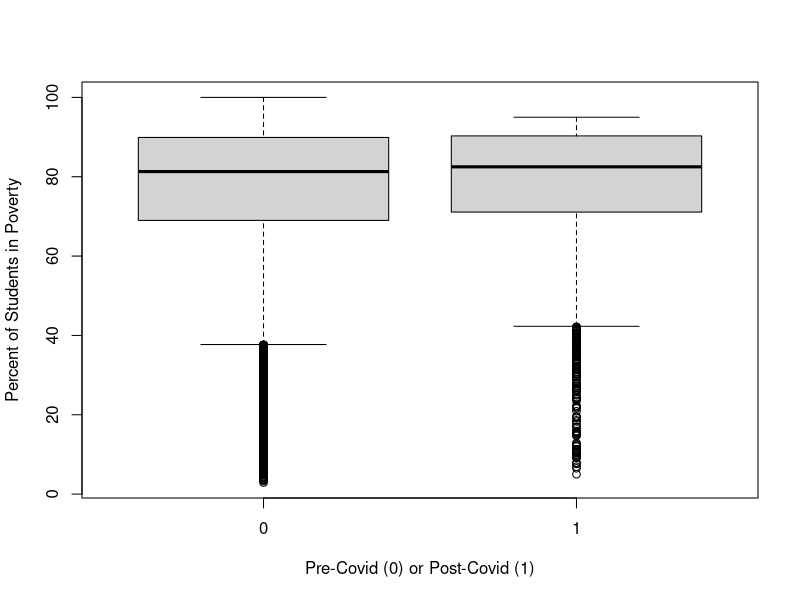
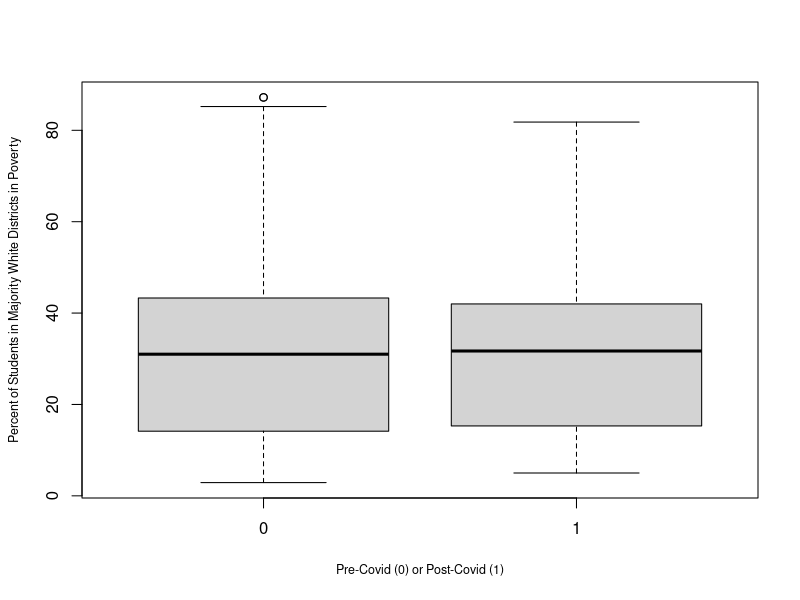
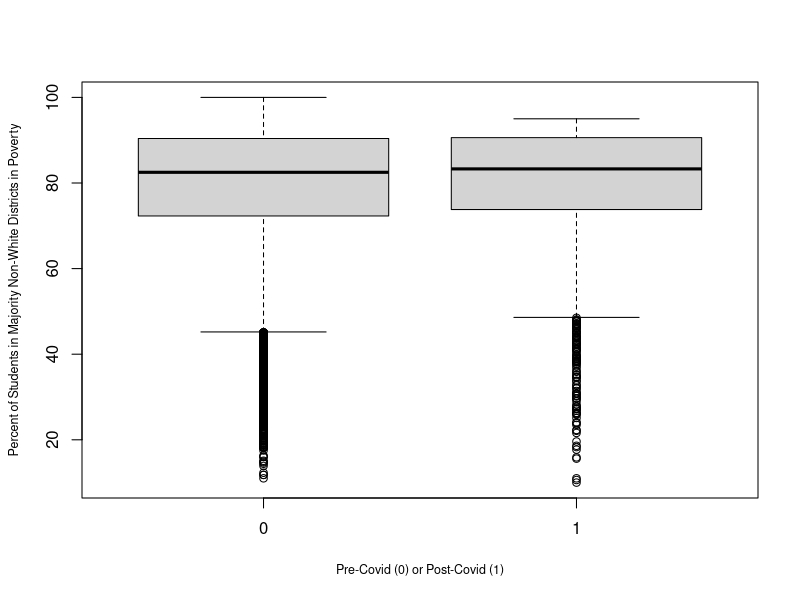
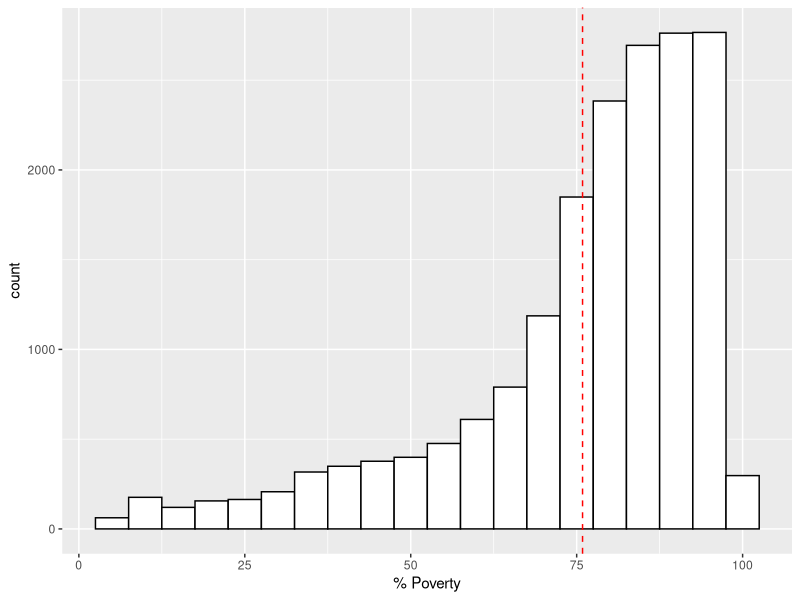
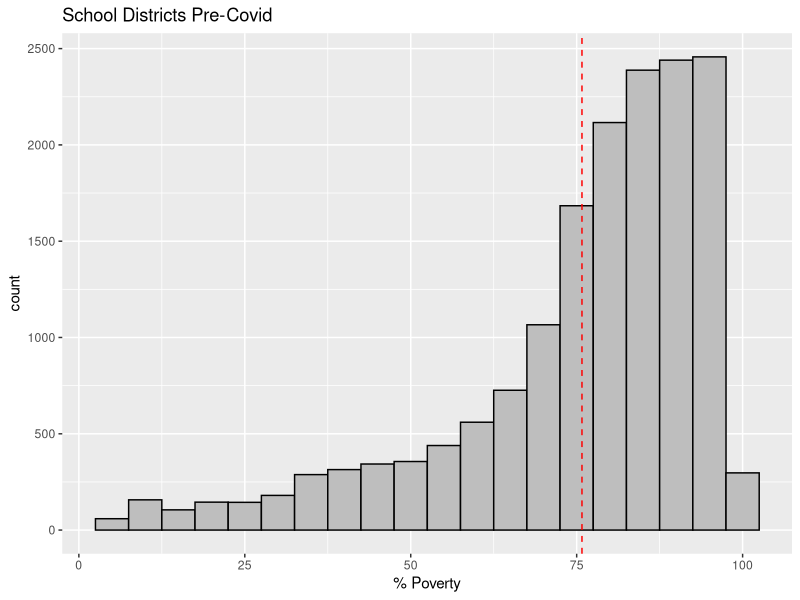
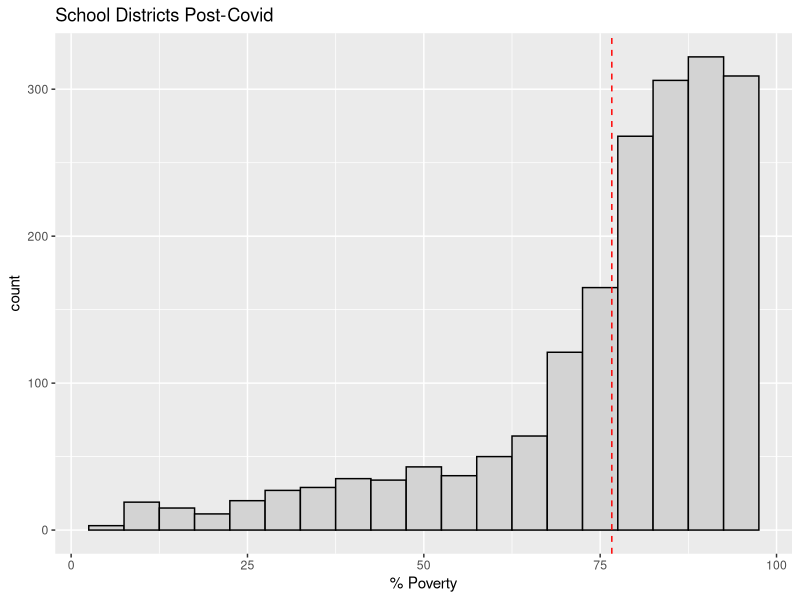
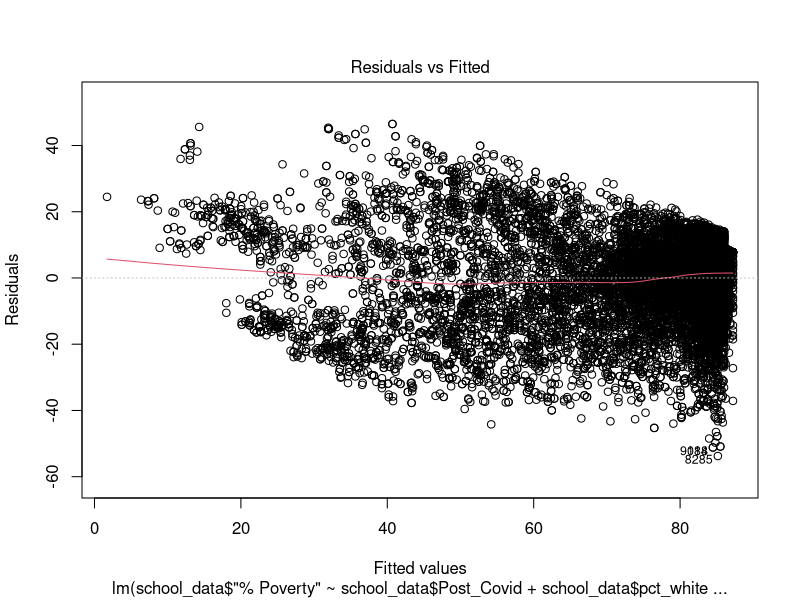
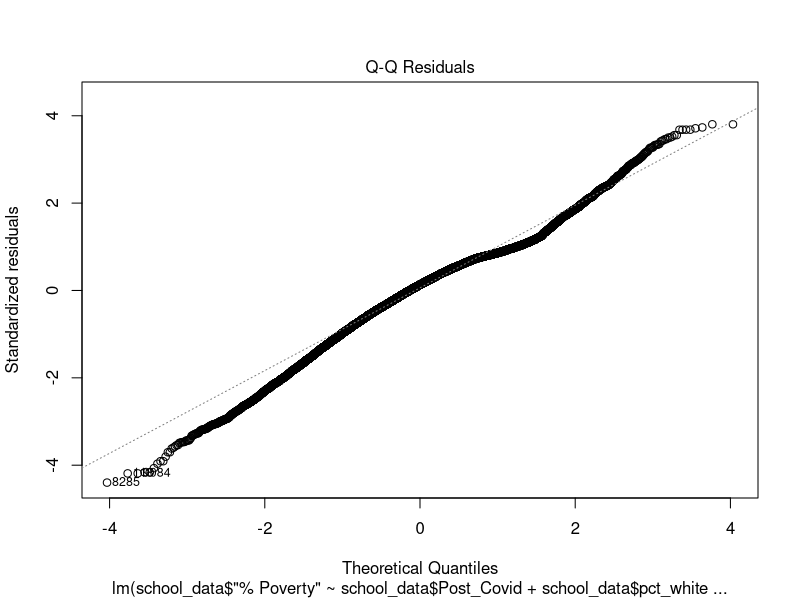

These charts were generated, in order, by the following R code:
## ---- chunk 1
library(tidyverse)
library(readr)
library(scales)
library(ggplot2)

# Importing datasets

NYC_2019 <- read_csv("_data/2018-2019_School_Demographic_Snapshot.csv", col_types = cols(`Grade PK (Half Day & Full Day)` = col_skip(), `# Multiple Race Categories Not Represented` = col_skip(), `% Multiple Race Categories Not Represented` = col_skip()))

NYC_2019$`% Poverty` <- percent(NYC_2019$`% Poverty`, accuracy=0.1)

NYC_2021 <- read_csv("_data/2020-2021_Demographic_Snapshot_School.csv", col_types = cols(`Grade 3K+PK (Half Day & Full Day)` = col_skip(), `# Multi-Racial` = col_skip(), `% Multi-Racial` = col_skip(), `# Native American` = col_skip(), `% Native American` = col_skip(), `# Missing Race/Ethnicity Data` = col_skip(), `% Missing Race/Ethnicity Data` = col_skip()))

# In order to bind the data, I had to remove columns that were not present in the other spreadsheet: Grade PK or 3K, Native American, the different multi-racial categories, and Missing Data

school_data <- rbind(NYC_2019, NYC_2021)

# Renaming some columns

school_data$pct_white <- school_data$'% White'

# Making values coded as "above 95%" to equal 95% and "below 5%" to equal 5% for the purposes of this analysis

school_data$`% Poverty` <- recode(school_data$`% Poverty`, "Above 95%" = "95%", "Below 5%" = "5%")

# Re-coding variables as numeric

school_data$`% Poverty` <- sapply(school_data$`% Poverty`, function(x) gsub("%", "", x))

school_data$`% Poverty` <- as.numeric(school_data$`% Poverty`)

school_data$`Economic Need Index` <- as.numeric(school_data$`Economic Need Index`)

# Creating a new variable of post-Covid (1) and pre-Covid (0)

school_data$Post_Covid <- ifelse(school_data$Year == "2020-21", c("1"), c("0"))
## ---- chunk 2
glimpse(school_data)
## ---- chunk 3
summary(school_data)

# Note: the summary data for the enrollment numbers split by grade is somewhat off (especially minimums) because there is no variable listed for type of school (i.e., middle versus high school). So, for example, an elementary school would have an enrollment total of 0 for grade 12, which would show up as the minimum.
## ---- chunk 4
post_white <- filter(school_data, pct_white > 0.5 & Post_Covid == "1")
post_nonwhite <- filter(school_data, pct_white <= 0.5 & Post_Covid == "1")
pre_white <- filter(school_data, pct_white > 0.5 & Post_Covid == "0")
pre_nonwhite <- filter(school_data, pct_white <= 0.5 & Post_Covid == "0")
post <- filter(school_data, Post_Covid == "1")
pre <- filter(school_data, Post_Covid == "0")
white <- filter(school_data, pct_white > 0.5)
nonwhite <- filter(school_data, pct_white <= 0.5)
## ---- chunk 5
boxplot(school_data$`% Poverty` ~ school_data$Post_Covid,
        xlab = "Pre-Covid (0) or Post-Covid (1)",
        ylab = "Percent of Students in Poverty")
## ---- chunk 6
boxplot(white$`% Poverty` ~ white$Post_Covid,
        xlab = "Pre-Covid (0) or Post-Covid (1)",
        ylab = "Percent of Students in Majority White Districts in Poverty",
        cex.lab = 0.75)
## ---- chunk 7
boxplot(nonwhite$`% Poverty` ~ nonwhite$Post_Covid,
        xlab = "Pre-Covid (0) or Post-Covid (1)",
        ylab = "Percent of Students in Majority Non-White Districts in Poverty",
        cex.lab = 0.75)
## ---- chunk 8
ggplot(school_data, aes(x=`% Poverty`)) +
  geom_histogram(binwidth = 5, color="black", fill="white") +
  geom_vline(aes(xintercept=mean(`% Poverty`)), color="red", linetype="dashed")
## ---- chunk 9
ggplot(pre, aes(x=`% Poverty`)) +
  geom_histogram(binwidth = 5, color="black", fill="gray") +
  labs(title="School Districts Pre-Covid") +
  geom_vline(aes(xintercept=mean(`% Poverty`)), color="red", linetype="dashed")

ggplot(post, aes(x=`% Poverty`)) +
  geom_histogram(binwidth = 5, color="black", fill="light gray") +
  labs(title="School Districts Post-Covid") +
  geom_vline(aes(xintercept=mean(`% Poverty`)), color="red", linetype="dashed")
## ---- chunk 10
mean(post_white$'% Poverty') - mean(pre_white$'% Poverty')

mean(post_nonwhite$'% Poverty') - mean(pre_nonwhite$'% Poverty')

mean(post$'% Poverty') - mean(pre$'% Poverty')
## ---- chunk 11
# Hypothesis Test

model <- lm(school_data$'% Poverty' ~ school_data$Post_Covid + school_data$pct_white + school_data$Post_Covid * school_data$pct_white)
summary(model)
## ---- chunk 12
model2 <- lm(school_data$'% Poverty' ~ school_data$Post_Covid + school_data$pct_white)
summary(model2)
## ---- chunk 13
plot(model)
